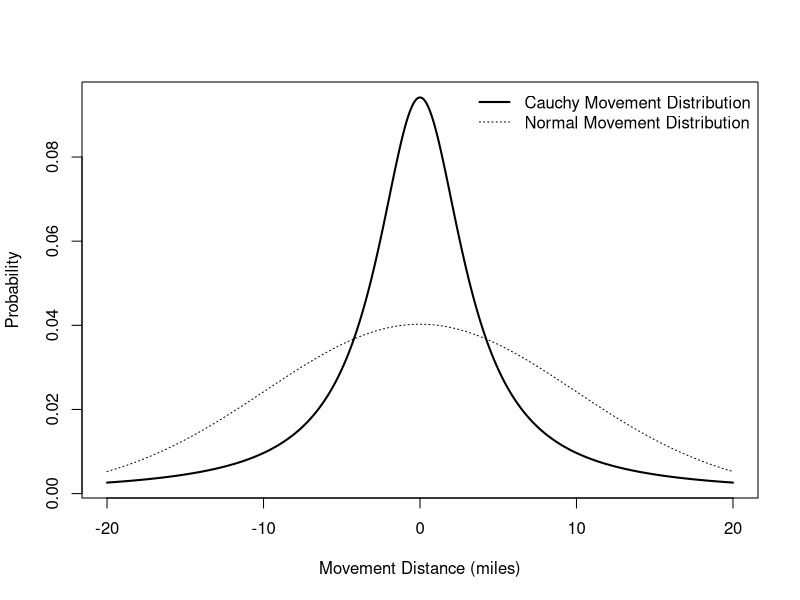

Write the R code that produced this figure.
mu=0
location=0
scale=3.38
sigma=9.91
x=seq(-20,20,by=.1)
dcauch=dcauchy(x,location,scale)
#dcauch=dcauch/sum(dcauch)
plot(x,dcauch,type='l',xlab='Movement Distance (miles)',ylab='Probability',lwd=2)
#mode is:
x[dcauch==max(dcauch)]
lines(x,dnorm(x,mu,sigma),lty=3)
legend('topright',legend=c('Cauchy Movement Distribution','Normal Movement Distribution'),
       lty=c(1,3),lwd=c(2,1),bty='n')
rcauch=rcauchy(1000000,location,scale)
#plot(density(rcauch),xlim=range(x))
median(rcauch)
mean(rcauch)
var(rcauch)
